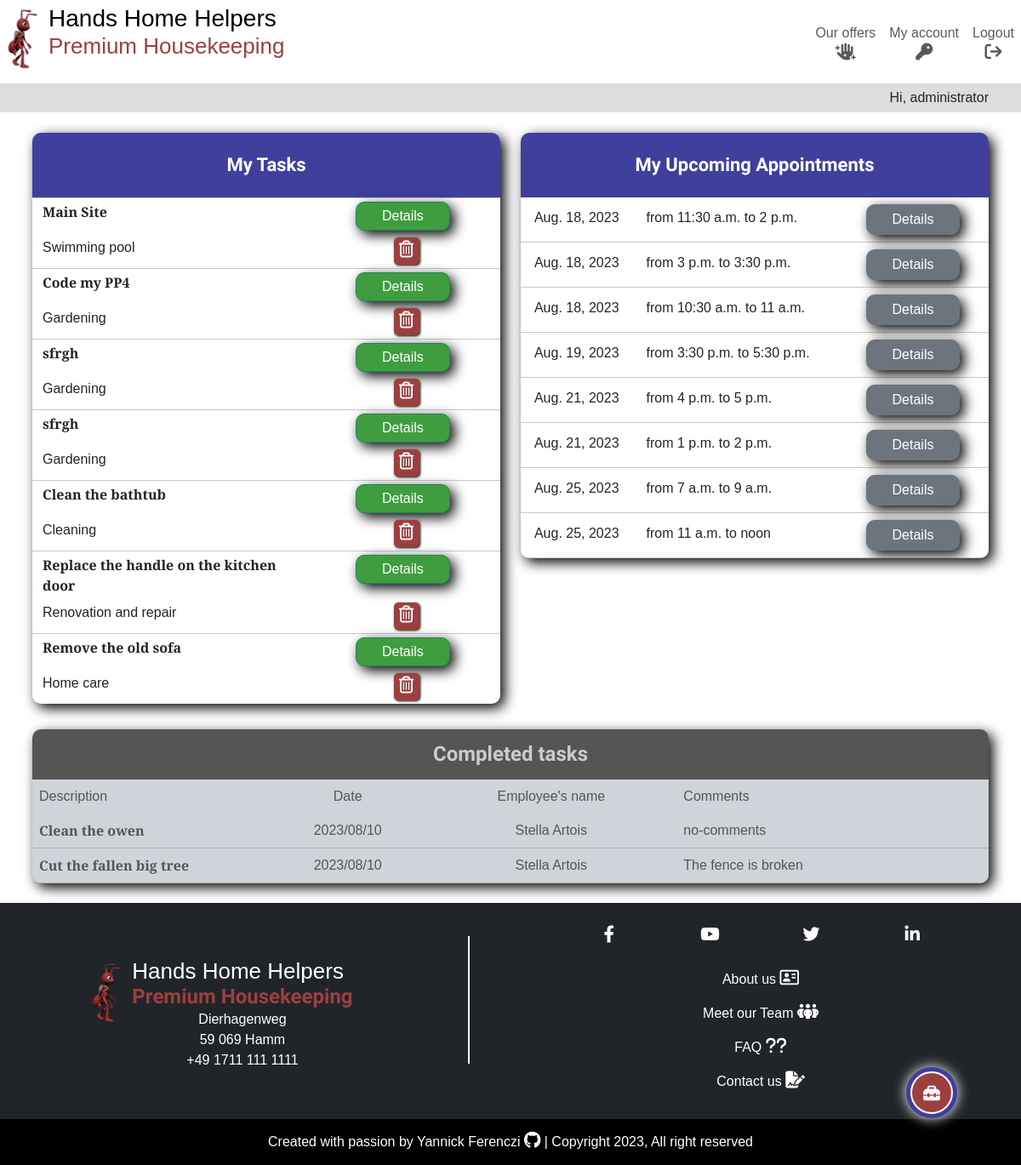
Before: /dashboard/ (signed in) with the older database file.
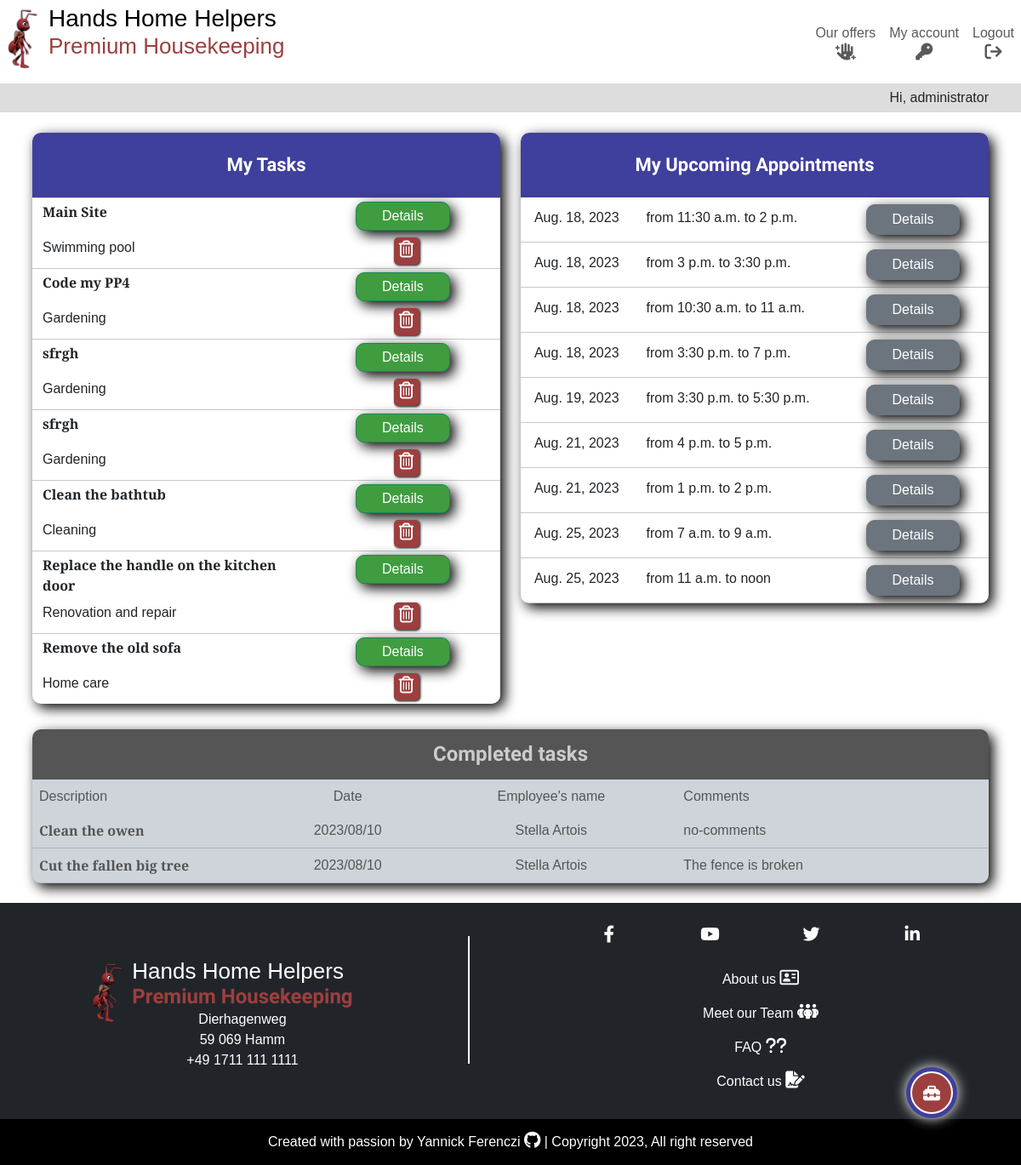
After: the same page with the newer database file.
### tasks/models.py (models this page shows, shortened)
class Task(models.Model):
    CATEGORIES = [
        ("Gardening", "Gardening"),
        ("Cleaning", "Cleaning"),
        ("Garden patch", "Garden patch"),
        ("Swimming pool", "Swimming pool"),
        ("Renovation and repair", "Renovation and repair"),
        ("Home care", "Home care"),
    ]
    name = models.CharField(max_length=250, verbose_name="Description")
    done = models.BooleanField(default=False)
    owner = models.ForeignKey(
        User,
        on_delete=models.CASCADE,
        related_name="task_owner",
    )
    created_on = models.DateField(auto_now_add=True)
    category = models.CharField(
        max_length=50,
        choices=CATEGORIES,
        default="CLEANING",
    )
    employee = models.ForeignKey(
        Employee,
        on_delete=models.PROTECT,
        related_name="employees",
        blank=True,
        null=True,
    )
    comment = models.CharField(max_length=250, blank=True, null=True)
    due_date = models.DateField(
        null=True,
        blank=True,
    )
    class Meta:
        ordering = ["-created_on"]

class Employee(models.Model):
    first_name = models.CharField(max_length=250)
    last_name = models.CharField(max_length=250)
    active = models.BooleanField(default=True)
    @property
    def full_name(self):
        return f"{self.first_name} {self.last_name}"

### appointments/models.py (models this page shows, shortened)
class Appointment(models.Model):
    POSSIBLE_TIME = [
        (time.fromisoformat("07:00"), "7:00"),
        (time.fromisoformat("07:30"), "7:30"),
        (time.fromisoformat("08:00"), "8:00"),
        (time.fromisoformat("08:30"), "8:30"),
        (time.fromisoformat("09:00"), "9:00"),
        (time.fromisoformat("09:30"), "9:30"),
        (time.fromisoformat("10:00"), "10:00"),
        (time.fromisoformat("10:30"), "10:30"),
        (time.fromisoformat("11:00"), "11:00"),
        (time.fromisoformat("11:30"), "11:30"),
        (time.fromisoformat("12:00"), "12:00"),
        (time.fromisoformat("12:30"), "12:30"),
        (time.fromisoformat("13:00"), "13:00"),
        (time.fromisoformat("13:30"), "13:30"),
        (time.fromisoformat("14:00"), "14:00"),
        (time.fromisoformat("14:30"), "14:30"),
        (time.fromisoformat("15:00"), "15:00"),
        (time.fromisoformat("15:30"), "15:30"),
        (time.fromisoformat("16:00"), "16:00"),
        (time.fromisoformat("16:30"), "16:30"),
        (time.fromisoformat("17:00"), "17:00"),
        (time.fromisoformat("17:30"), "17:30"),
        (time.fromisoformat("18:00"), "18:00"),
        (time.fromisoformat("18:30"), "18:30"),
        (time.fromisoformat("19:00"), "19:00"),
    ]
    appointment_owner = models.ForeignKey(
        User,
        on_delete=models.CASCADE,
        related_name="appointment_owner",
    )
    appointment_day = models.DateField(verbose_name="Day of appointment")
    appointment_start_time = models.TimeField(
        choices=POSSIBLE_TIME, verbose_name="Starting time")
    appointment_end_time = models.TimeField(
        choices=POSSIBLE_TIME,
        verbose_name="Ending time"
    )
    appointment_tasks = models.ManyToManyField(Task)

### tasks/views.py (the view)
class TaskList(LoginRequiredMixin, generic.ListView):
    model = Task
    template_name = "tasks/dashboard.html"
    paginated_by = 50
    def get_queryset(self):
        return Task.objects.filter(owner=self.request.user)
    def get_context_data(self, *args, **kwargs):
        context = super().get_context_data(*args, **kwargs)
        appointments = Appointment.objects.filter(appointment_owner=self.request.user).order_by("appointment_day")
        context["appointments"] = appointments
        return context

### tasks/templates/tasks/dashboard.html (shortened to what the changed rows need)
{% extends "base.html" %}
{% load static %}
{% block content %}
<div class="container-fluid container-lg p-2">
    <div class="row">
        <div class="col-12 col-md-6 order-2 order-md-1">
            <div class="dashboard-item">
                {% for task in task_list %}
                {% if not task.done %}
                <div class="row m-0">
                    <hr>
                    <div class="col-7">
                        <p class="task-title my-1">{{ task.name }}</p>
                    </div>
                    <div class="col-5 centered-content">
                        <a class="form-btn btn btn-success my-1 py-1" href="{% url 'task_detail' task.id %}">Details</a>
                    </div>
                    <div class="col-9 my-1">
                        <p>{{ task.category }}</p>
                    </div>
                    <div class="col-3 my-1 centered-content">
                        <div class="btn-delete centered-content">
                            <a href="{% url 'delete_task' task.pk %}">
                                <p class="centered-content p-1"><i class="fa-regular fa-trash-can white-text"></i></p>
                            </a>
                        </div>
                    </div>
                </div>
                {% endif %}
                {% endfor %}
            </div>
        </div>
        <div class="col-12 col-md-6 order-1 order-md-2">
            <div class="dashboard-item">
                <div class="row">
                    <div class="col">
                    </div>
                </div>
                {% for appointment in appointments %}
                <div class="row p-2">
                    <div class="col-12 col-md-3">
                        <p class="centered-content my-1">{{appointment.appointment_day }}</p>
                    </div>
                    <div class="col-12 col-md-5 dashboard-schedule">
                        <p class="my-1">from {{ appointment.appointment_start_time }} to {{ appointment.appointment_end_time }}</p>
                    </div>
                    <div class="col-12 col-md-4 centered-content">
                        <a class="form-btn btn btn-secondary m-0" href="{% url 'appointment_detail' appointment.pk %}">Details</a>
                    </div>
                </div>
                <hr>
                {% endfor %}
            </div>
        </div>
    </div>
    <div class="row">
        <div class="col">
            <div class="dashboard-item bg-dark-subtle grey-text">
                <div class="row">
                    <h3 class="grey-title">Completed tasks</h3>
                </div>
                <div class="row d-none d-md-flex">
                    <div class="col-3">
                    </div>
                    <div class="col-2">
                    </div>
                    <div class="col-3">
                    </div>
                    <div class="col-4">
                    </div>
                </div>
                {% for task in task_list %}
                {% if task.done %}
                <div class="row">
                    <div class="col-6 col-md-3">
                        <p class="grey-text task-title m-2">{{ task.name }}</p>
                    </div>
                    <div class="col-6 col-md-2">
                        <p class="centered-content my-2">{{ task.created_on|date:"Y/m/d" }}</p>
                    </div>
                    <div class="col-6 col-md-3">
                        <p class="centered-content my-2">{{ task.employee.full_name }}</p>
                    </div>
                    <div class="col-6 col-md-4">
                        <p class="my-2">{% if task.comment %}{{ task.comment }}{% else %}no-comments{% endif %}</p>
                    </div>
                </div>
                <hr>
                {% endif %}
                {% endfor %}
            </div>
        </div>
    </div>
</div>
{% endblock content %}

Changed rows visible on the page:
added Appointment: appointment_day "Aug. 18, 2023", appointment_start_time "3:30 p.m.", appointment_end_time "7 p.m."
